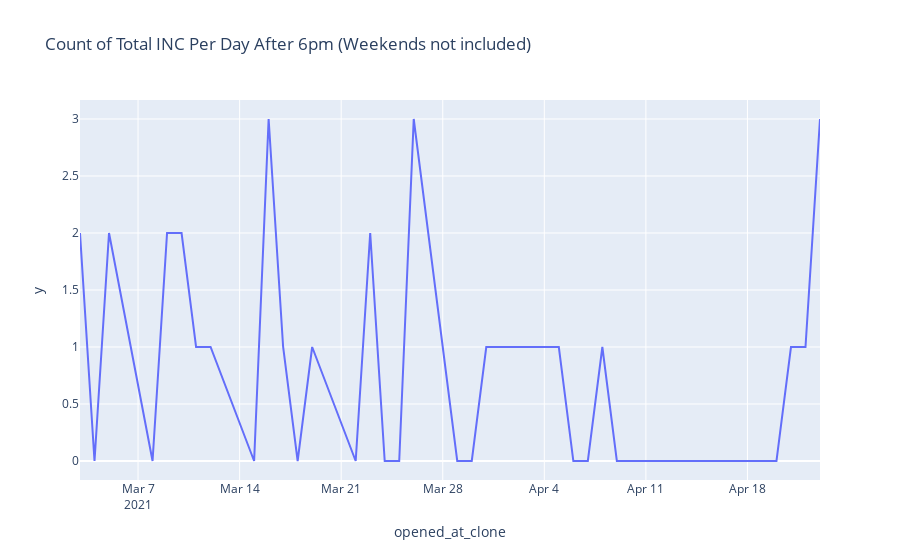

The code cell stored with this chart in its notebook:
### Markdown cell above
### Total count of INC opened per day - After 6pm

### Code cell
# Set to after 6pm only
df_main = df_main[ df_main['opened_at_hour'] > 17]

df_daily = df_main.copy(deep=True)
df_daily.set_index('opened_at_clone', inplace=True)
df_daily_resample_b = df_daily['task_effective_number'].resample('B').count()

fig = px.line(df_daily_resample_b, x=df_daily_resample_b.index, y=df_daily['task_effective_number'].resample('B').count(),
              title='Count of Total INC Per Day After 6pm (Weekends not included)')
fig.show()

### Figure 1 — Plotly figure (JSON) as saved in the notebook; plotly's stock layout.template omitted (floating-point values rounded to 4 significant figures)
{"data": [{"hovertemplate": "opened_at_clone=%{x}<br>y=%{y}<extra></extra>", "legendgroup": "", "line": {"color": "#636efa", "dash": "solid"}, "mode": "lines", "name": "", "orientation": "v", "showlegend": false, "type": "scatter", "x": ["2021-03-03T00:00:00", "2021-03-04T00:00:00", "2021-03-05T00:00:00", "2021-03-08T00:00:00", "2021-03-09T00:00:00", "2021-03-10T00:00:00", "2021-03-11T00:00:00", "2021-03-12T00:00:00", "2021-03-15T00:00:00", "2021-03-16T00:00:00", "2021-03-17T00:00:00", "2021-03-18T00:00:00", "2021-03-19T00:00:00", "2021-03-22T00:00:00", "2021-03-23T00:00:00", "2021-03-24T00:00:00", "2021-03-25T00:00:00", "2021-03-26T00:00:00", "2021-03-29T00:00:00", "2021-03-30T00:00:00", "2021-03-31T00:00:00", "2021-04-01T00:00:00", "2021-04-02T00:00:00", "2021-04-05T00:00:00", "2021-04-06T00:00:00", "2021-04-07T00:00:00", "2021-04-08T00:00:00", "2021-04-09T00:00:00", "2021-04-12T00:00:00", "2021-04-13T00:00:00", "2021-04-14T00:00:00", "2021-04-15T00:00:00", "2021-04-16T00:00:00", "2021-04-19T00:00:00", "2021-04-20T00:00:00", "2021-04-21T00:00:00", "2021-04-22T00:00:00", "2021-04-23T00:00:00"], "xaxis": "x", "y": [2, 0, 2, 0, 2, 2, 1, 1, 0, 3, 1, 0, 1, 0, 2, 0, 0, 3, 0, 0, 1, 1, 1, 1, 0, 0, 1, 0, 0, 0, 0, 0, 0, 0, 0, 1, 1, 3], "yaxis": "y"}], "layout": {"legend": {"tracegroupgap": 0}, "title": {"text": "Count of Total INC Per Day After 6pm (Weekends not included)"}, "xaxis": {"anchor": "y", "domain": [0, 1], "title": {"text": "opened_at_clone"}}, "yaxis": {"anchor": "x", "domain": [0, 1], "title": {"text": "y"}}}}
